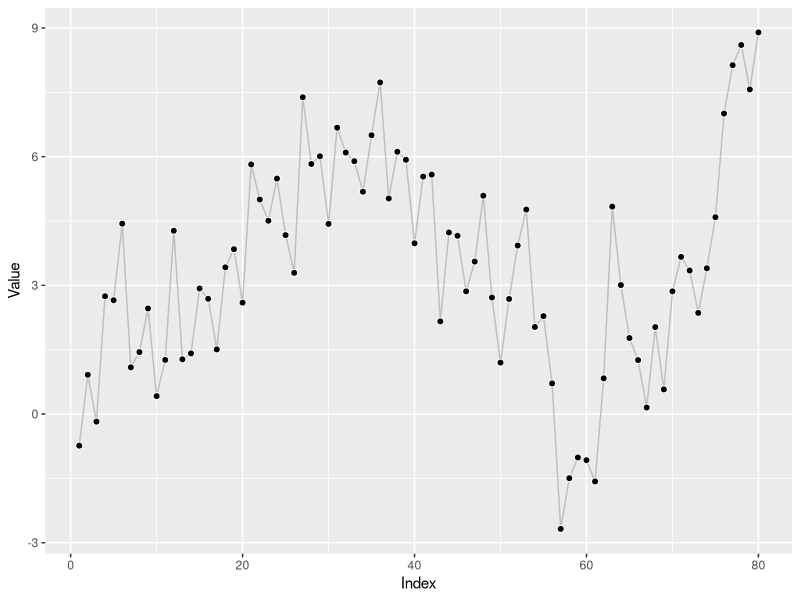
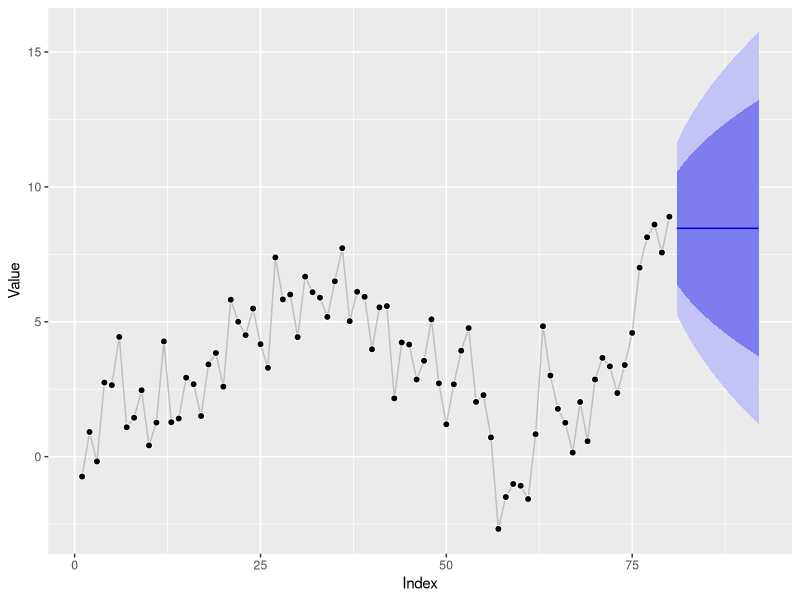
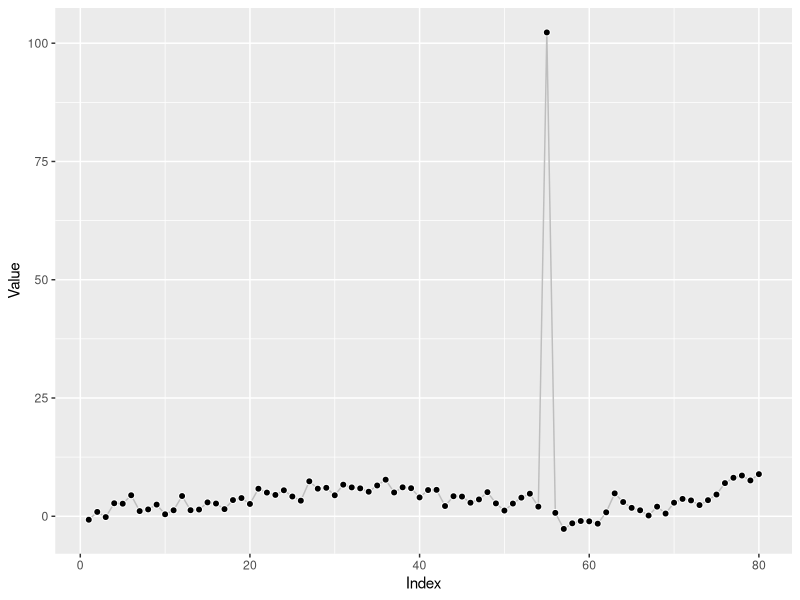
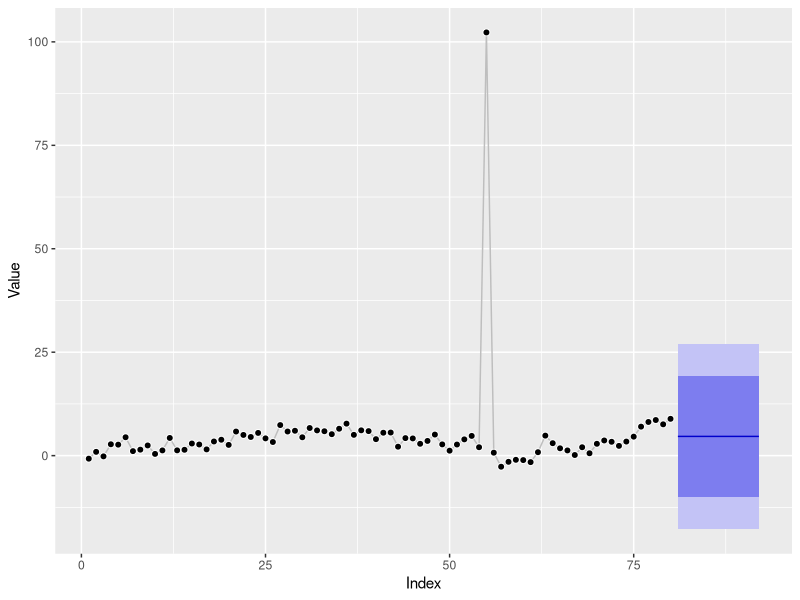
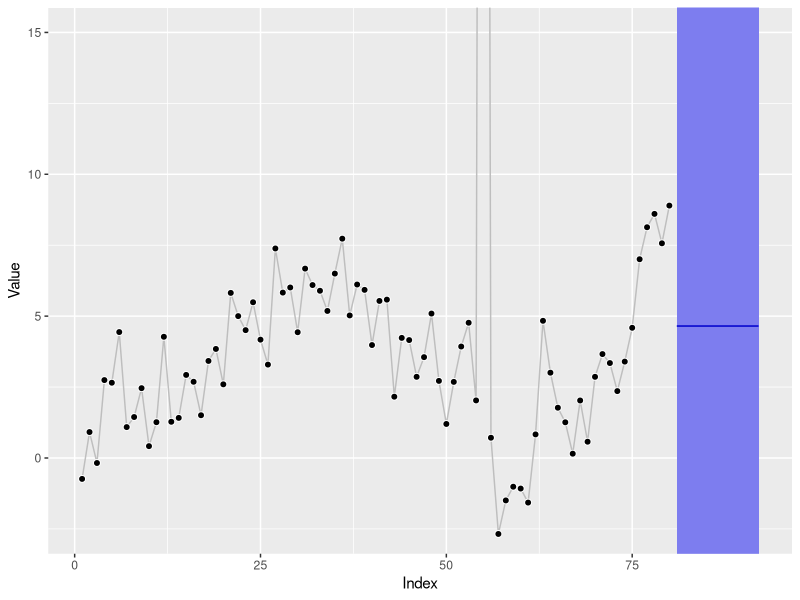
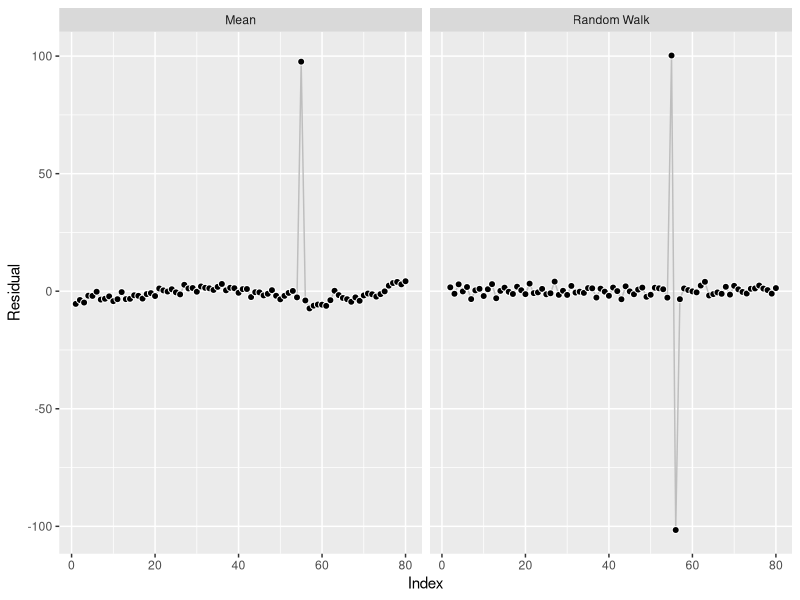
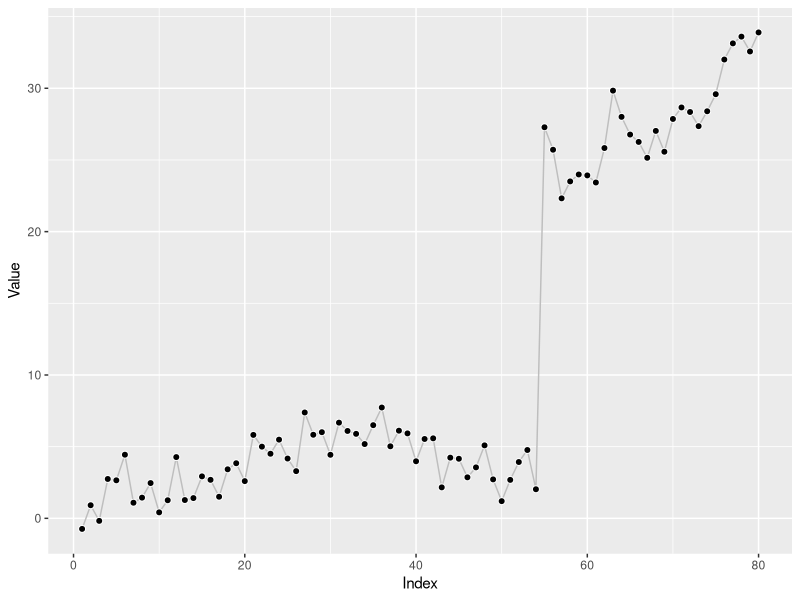
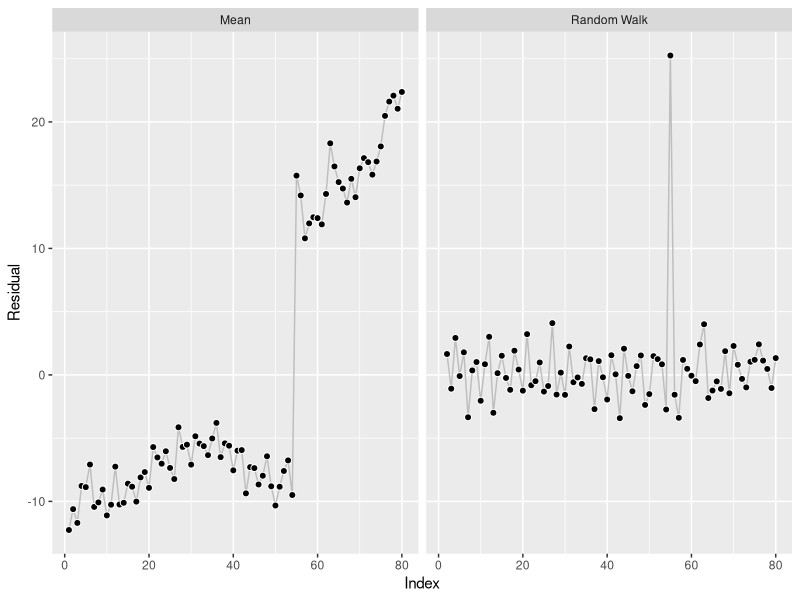

R code for these plots, in order:
## ---- chunk 1
#' Sample a Local-Level Time Series via Multiple Sources of Error
gen_ssm_series <- function(n, sigma_obs, sigma_level, l_0 = 0) {
  l_t <- rep(l_0, times = n + 1)
  y_t <- rep(NA, times = n + 1)
  
  for (i in 2:(n+1)) {
    l_t[i] <- l_t[i-1] + rnorm(n = 1, mean = 0, sd = sigma_level)
    y_t[i] <- l_t[i-1] + rnorm(n = 1, mean = 0, sd = sigma_obs)
  }
  
  return(y_t[-1])
}
## ---- chunk 2
library(ggplot2)
library(forecast)
set.seed(365)

df <- data.frame(
  index = 1:80,
  value = gen_ssm_series(n = 80, sigma_obs = 1, sigma_level = 1)
)

ggp_base <- ggplot(df, aes(x = index, y = value)) +
  geom_line(color = "grey") +
  geom_point(pch = 21, color = "white", fill = "black", cex = 2) +
  labs(x = "Index", y = "Value")
print(ggp_base)
## ---- chunk 3
ets_fit <- forecast::ets(y = df$value, model = "ANN")
print(ets_fit)
## ---- chunk 4
ggp_base + 
  autolayer(forecast::forecast(ets_fit, h = 12))
## ---- chunk 5
df_w_anomaly <- df
df_w_anomaly$value[55] <- df_w_anomaly$value[55] + 100

ggp_w_anomaly <- ggplot(df_w_anomaly, aes(x = index, y = value)) +
  geom_line(color = "grey") +
  geom_point(pch = 21, color = "white", fill = "black", cex = 2) +
  labs(x = "Index", y = "Value")
print(ggp_w_anomaly)
## ---- chunk 6
ets_fit_w_anomaly <- forecast::ets(y = df_w_anomaly$value, model = "ANN")
print(ets_fit_w_anomaly)
## ---- chunk 7
ggp_w_anomaly + 
  autolayer(forecast::forecast(ets_fit_w_anomaly, h = 12))
## ---- chunk 8
ggp_w_anomaly + 
  autolayer(forecast::forecast(ets_fit_w_anomaly, h = 12)) +
  coord_cartesian(ylim = c(-2.5, 15))
## ---- chunk 9
df_w_anomaly_residuals <- data.frame(
  index = rep(df_w_anomaly$index, times = 2),
  residuals = c(
    df_w_anomaly$value - mean(df_w_anomaly$value),
    df_w_anomaly$value - 
      c(NA, df_w_anomaly$value[-length(df_w_anomaly$index)])
  ),
  Model = rep(c("Mean", "Random Walk"), 
              each = length(df_w_anomaly$index))
)

ggplot(df_w_anomaly_residuals, aes(x = index, y = residuals)) +
  geom_line(color = "grey") +
  geom_point(pch = 21, color = "white", fill = "black", cex = 2) +
  labs(x = "Index", y = "Residual") +
  facet_wrap(~ Model)
## ---- chunk 10
df_w_shift <- df
df_w_shift$value[55:80] <- df_w_shift$value[55:80] + 25

ggp_w_shift <- ggplot(df_w_shift, aes(x = index, y = value)) +
  geom_line(color = "grey") +
  geom_point(pch = 21, color = "white", fill = "black", cex = 2) +
  labs(x = "Index", y = "Value")
print(ggp_w_shift)
## ---- chunk 11
ets_fit_w_shift <- forecast::ets(y = df_w_shift$value, model = "ANN")
print(ets_fit_w_shift)
## ---- chunk 12
df_w_shift_residuals <- data.frame(
  index = rep(df_w_shift$index, times = 2),
  residuals = c(
    df_w_shift$value - mean(df_w_shift$value),
    df_w_shift$value - 
      c(NA, df_w_shift$value[-length(df_w_shift$index)])
  ),
  Model = rep(c("Mean", "Random Walk"), 
              each = length(df_w_shift$index))
)

ggplot(df_w_shift_residuals, aes(x = index, y = residuals)) +
  geom_line(color = "grey") +
  geom_point(pch = 21, color = "white", fill = "black", cex = 2) +
  labs(x = "Index", y = "Residual") +
  facet_wrap(~ Model)
## ---- chunk 13
ggp_w_shift + 
  autolayer(forecast::forecast(ets_fit_w_shift, h = 12))
